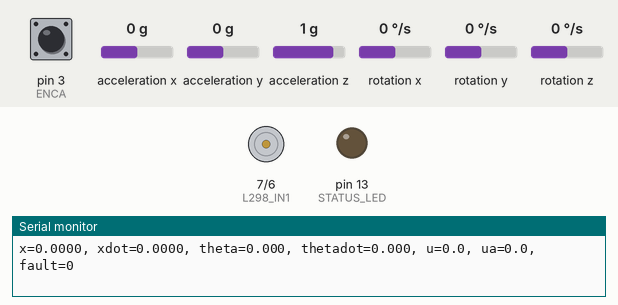
Bench run of a sketch on a simulated Arduino Uno, built with avr-gcc and run on an emulated ATmega328P. Shown: motor-driver pin pairs drawn as motors (green arrow = first pin HIGH = forward, orange = second pin HIGH = backward, longer = more drive, scaled by the enable pin), output pins drawn as LEDs (lit = HIGH), the last lines printed to the serial monitor. Wiring (inferred from the names in the program): MPU-6050 motion sensor at I2C address 0x68. The inputs (shaded band) are chosen by the test bench; at power-on: acceleration x 0 g, rotation y 0 °/s, pin 3 (ENCA) HIGH, acceleration y 0 g, acceleration z 1 g, rotation x 0 °/s, rotation z 0 °/s.

Above: at 2.5 s.
2.6 s: acceleration x set to -0.8 g
At 3.7 s:
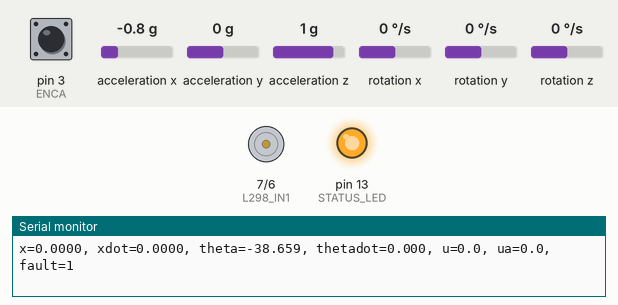
4.1 s: rotation y set to -192 °/s
Timing chart, 0 to 7.1 s (numbered marks = the images above; inputs shaded):
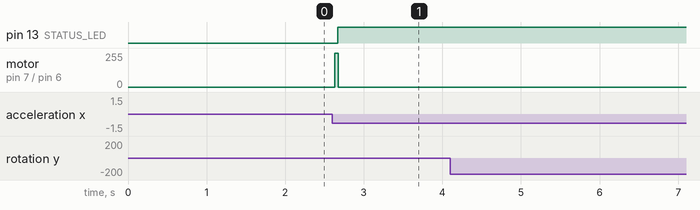

Measured:
- after the input at 2.6 s, pin 13 (STATUS_LED): LOW → HIGH after 0.07 s; motor on pin 7 (L298_IN1) / pin 6 (L298_IN2): stopped → forward 255/255 at once, → stopped 0.04 s later

The sketch:

ESET462_Project.ino
```cpp
#include <Arduino_FreeRTOS.h>
#include <task.h>
#include <Wire.h>
#include <math.h>

// ============================================================
// Pins
// ============================================================
#define L298_ENA   5
#define L298_IN1   7
#define L298_IN2   6

#define ENCA       3
#define ENCB       2

#define STATUS_LED 13

// ============================================================
// GY-86 / MPU6050 Registers
// ============================================================
#define MPU_ADDR         0x68
#define MPU_PWR_MGMT_1   0x6B
#define MPU_CONFIG       0x1A
#define MPU_GYRO_CONFIG  0x1B
#define MPU_ACCEL_CONFIG 0x1C
#define MPU_ACCEL_XOUT   0x3B

// ============================================================
// Task Prototypes
// ============================================================
void vSensingTask(void *pvParameters);
void vControlTask(void *pvParameters);
void vActuationTask(void *pvParameters);
void vSafetyTask(void *pvParameters);
void vTelemetryTask(void *pvParameters);

// ============================================================
// Helper Prototypes
// ============================================================
void initMPU6050();
void calibrateGyro();
void readMPU6050Raw(int16_t &ax, int16_t &ay, int16_t &az,
                    int16_t &gx, int16_t &gy, int16_t &gz);
void driveMotor(float command);
void stopMotor();
void readEncoderISR();

// ============================================================
// Shared States
// ============================================================
volatile float x_m          = 0.0f;
volatile float xdot_mps     = 0.0f;
volatile float theta_deg    = 0.0f;
volatile float thetadot_dps = 0.0f;

volatile float u_control    = 0.0f;
volatile float u_applied    = 0.0f;
volatile bool  faultFlag    = false;

volatile long encoderCount = 0;

// ============================================================
// Timing
// ============================================================
const float SENSE_DT_SEC   = 0.005f;  // 200 Hz
const float CONTROL_DT_SEC = 0.004f;  // 250 Hz

// ============================================================
// Replace with your real hardware values
// ============================================================
const float WHEEL_RADIUS_M = 0.03f;
const float ENCODER_CPR    = 600.0f;

// ============================================================
// Safety
// ============================================================
const float MAX_TILT_TRIP_DEG = 20.0f;
const float MAX_TRAVEL_M      = 0.127f;   // 5 inches

// ============================================================
// Motor limits
// ============================================================
const float MAX_PWM_CMD = 255.0f;
const float PWM_FLOOR   = 20.0f;

// ============================================================
// State Feedback Gains
// Replace these with your actual gains
// u = -(Kx*x + Kv*x_dot + Kt*theta + Kw*theta_dot)
// ============================================================
const float Kx = 40.0f;
const float Kv = 18.0f;
const float Kt = 22.0f;
const float Kw = 2.0f;

// ============================================================
// IMU Globals
// ============================================================
float gyroBiasY = 0.0f;
float angleEstimateDeg = 0.0f;

// ============================================================
// Setup
// ============================================================
void setup() {
  Serial.begin(115200);
  Wire.begin();
  Wire.setClock(400000);

  pinMode(L298_ENA, OUTPUT);
  pinMode(L298_IN1, OUTPUT);
  pinMode(L298_IN2, OUTPUT);
  pinMode(STATUS_LED, OUTPUT);

  pinMode(ENCA, INPUT_PULLUP);
  pinMode(ENCB, INPUT_PULLUP);

  stopMotor();

  attachInterrupt(digitalPinToInterrupt(ENCA), readEncoderISR, RISING);

  initMPU6050();
  calibrateGyro();

  // Report priorities:
  // Control = 1, Sensing = 2, Actuation = 3, Safety = 4, Telemetry = 5
  // FreeRTOS priorities used here:
  // Control = 5, Sensing = 4, Actuation = 3, Safety = 2, Telemetry = 1

  xTaskCreate(vSensingTask,   "Sensing",   256, NULL, 4, NULL);
  xTaskCreate(vControlTask,   "Control",   256, NULL, 5, NULL);
  xTaskCreate(vActuationTask, "Actuation", 256, NULL, 3, NULL);
  xTaskCreate(vSafetyTask,    "Safety",    192, NULL, 2, NULL);
  xTaskCreate(vTelemetryTask, "Telemetry", 256, NULL, 1, NULL);

  Serial.println(F("Inverted Pendulum FreeRTOS Start"));
}

void loop() {
}

// ============================================================
// Sensing Task
// 200 Hz, report priority 2
// ============================================================
void vSensingTask(void *pvParameters) {
  (void)pvParameters;

  TickType_t xLastWakeTime = xTaskGetTickCount();
  const TickType_t xFrequency = pdMS_TO_TICKS(5);   // 200 Hz

  long lastEncoder = 0;

  for (;;) {
    int16_t ax, ay, az, gx, gy, gz;
    readMPU6050Raw(ax, ay, az, gx, gy, gz);

    // Adjust axes if needed for your mounting
    float accelAngleDeg = atan2f((float)ax, (float)az) * 180.0f / PI;
    float gyroRateDegS  = ((float)gy / 131.0f) - gyroBiasY;

    angleEstimateDeg = 0.98f * (angleEstimateDeg + gyroRateDegS * SENSE_DT_SEC)
                     + 0.02f * accelAngleDeg;

    long countSnapshot;
    taskENTER_CRITICAL();
    countSnapshot = encoderCount;
    taskEXIT_CRITICAL();

    long deltaCount = countSnapshot - lastEncoder;
    lastEncoder = countSnapshot;

    float revs = (float)countSnapshot / ENCODER_CPR;
    float local_x = revs * (2.0f * PI * WHEEL_RADIUS_M);

    float deltaRevs = (float)deltaCount / ENCODER_CPR;
    float local_xdot = (deltaRevs * 2.0f * PI * WHEEL_RADIUS_M) / SENSE_DT_SEC;

    taskENTER_CRITICAL();
    theta_deg    = angleEstimateDeg;
    thetadot_dps = gyroRateDegS;
    x_m          = local_x;
    xdot_mps     = local_xdot;
    taskEXIT_CRITICAL();

    vTaskDelayUntil(&xLastWakeTime, xFrequency);
  }
}

// ============================================================
// Control Task
// 250 Hz, report priority 1
// ============================================================
void vControlTask(void *pvParameters) {
  (void)pvParameters;

  TickType_t xLastWakeTime = xTaskGetTickCount();
  const TickType_t xFrequency = pdMS_TO_TICKS(4);   // 250 Hz

  for (;;) {
    float local_x, local_xdot, local_theta, local_thetadot;
    bool localFault;

    taskENTER_CRITICAL();
    local_x        = x_m;
    local_xdot     = xdot_mps;
    local_theta    = theta_deg;
    local_thetadot = thetadot_dps;
    localFault     = faultFlag;
    taskEXIT_CRITICAL();

    float u = 0.0f;

    if (!localFault) {
      u = -(Kx * local_x
          + Kv * local_xdot
          + Kt * local_theta
          + Kw * local_thetadot);

      if (u >  MAX_PWM_CMD) u =  MAX_PWM_CMD;
      if (u < -MAX_PWM_CMD) u = -MAX_PWM_CMD;
    }

    taskENTER_CRITICAL();
    u_control = u;
    taskEXIT_CRITICAL();

    vTaskDelayUntil(&xLastWakeTime, xFrequency);
  }
}

// ============================================================
// Actuation Task
// 200 Hz, report priority 3
// ============================================================
void vActuationTask(void *pvParameters) {
  (void)pvParameters;

  TickType_t xLastWakeTime = xTaskGetTickCount();
  const TickType_t xFrequency = pdMS_TO_TICKS(5);   // 200 Hz

  for (;;) {
    float localU;
    bool localFault;

    taskENTER_CRITICAL();
    localU     = u_control;
    localFault = faultFlag;
    taskEXIT_CRITICAL();

    if (localFault) {
      stopMotor();
      taskENTER_CRITICAL();
      u_applied = 0.0f;
      taskEXIT_CRITICAL();
    } else {
      driveMotor(localU);
      taskENTER_CRITICAL();
      u_applied = localU;
      taskEXIT_CRITICAL();
    }

    vTaskDelayUntil(&xLastWakeTime, xFrequency);
  }
}

// ============================================================
// Safety Task
// 50 Hz, report priority 4
// ============================================================
void vSafetyTask(void *pvParameters) {
  (void)pvParameters;

  TickType_t xLastWakeTime = xTaskGetTickCount();
  const TickType_t xFrequency = pdMS_TO_TICKS(20);  // 50 Hz

  for (;;) {
    float local_x, local_theta;

    taskENTER_CRITICAL();
    local_x     = x_m;
    local_theta = theta_deg;
    taskEXIT_CRITICAL();

    bool trip = false;

    if (fabs(local_theta) > MAX_TILT_TRIP_DEG) trip = true;
    if (fabs(local_x) > MAX_TRAVEL_M)          trip = true;
    if (isnan(local_theta) || isnan(local_x))  trip = true;

    taskENTER_CRITICAL();
    if (trip) {
      faultFlag = true;   // latched
    }
    taskEXIT_CRITICAL();

    digitalWrite(STATUS_LED, faultFlag ? HIGH : LOW);

    vTaskDelayUntil(&xLastWakeTime, xFrequency);
  }
}

// ============================================================
// Telemetry Task
// 10 Hz, report priority 5
// ============================================================
void vTelemetryTask(void *pvParameters) {
  (void)pvParameters;

  TickType_t xLastWakeTime = xTaskGetTickCount();
  const TickType_t xFrequency = pdMS_TO_TICKS(100); // 10 Hz

  for (;;) {
    float local_x, local_xdot, local_theta, local_thetadot, localU, localUa;
    bool localFault;

    taskENTER_CRITICAL();
    local_x        = x_m;
    local_xdot     = xdot_mps;
    local_theta    = theta_deg;
    local_thetadot = thetadot_dps;
    localU         = u_control;
    localUa        = u_applied;
    localFault     = faultFlag;
    taskEXIT_CRITICAL();

    Serial.print(F("x="));
    Serial.print(local_x, 4);
    Serial.print(F(", xdot="));
    Serial.print(local_xdot, 4);
    Serial.print(F(", theta="));
    Serial.print(local_theta, 3);
    Serial.print(F(", thetadot="));
    Serial.print(local_thetadot, 3);
    Serial.print(F(", u="));
    Serial.print(localU, 1);
    Serial.print(F(", ua="));
    Serial.print(localUa, 1);
    Serial.print(F(", fault="));
    Serial.println(localFault ? 1 : 0);

    vTaskDelayUntil(&xLastWakeTime, xFrequency);
  }
}

// ============================================================
// Encoder ISR
// ============================================================
void readEncoderISR() {
  if (digitalRead(ENCB) == HIGH) encoderCount++;
  else encoderCount--;
}

// ============================================================
// MPU6050 Init
// ============================================================
void initMPU6050() {
  Wire.beginTransmission(MPU_ADDR);
  Wire.write(MPU_PWR_MGMT_1);
  Wire.write(0x00);
  Wire.endTransmission();

  Wire.beginTransmission(MPU_ADDR);
  Wire.write(MPU_CONFIG);
  Wire.write(0x03);
  Wire.endTransmission();

  Wire.beginTransmission(MPU_ADDR);
  Wire.write(MPU_GYRO_CONFIG);
  Wire.write(0x00);   // ±250 dps
  Wire.endTransmission();

  Wire.beginTransmission(MPU_ADDR);
  Wire.write(MPU_ACCEL_CONFIG);
  Wire.write(0x00);   // ±2g
  Wire.endTransmission();

  delay(100);
}

// ============================================================
// Gyro Calibration
// Keep still during startup
// ============================================================
void calibrateGyro() {
  const int samples = 500;
  long sumGy = 0;

  for (int i = 0; i < samples; i++) {
    int16_t ax, ay, az, gx, gy, gz;
    readMPU6050Raw(ax, ay, az, gx, gy, gz);
    sumGy += gy;
    delay(2);
  }

  gyroBiasY = ((float)sumGy / samples) / 131.0f;
}

// ============================================================
// Read MPU Raw Data
// ============================================================
void readMPU6050Raw(int16_t &ax, int16_t &ay, int16_t &az,
                    int16_t &gx, int16_t &gy, int16_t &gz) {
  Wire.beginTransmission(MPU_ADDR);
  Wire.write(MPU_ACCEL_XOUT);
  Wire.endTransmission(false);
  Wire.requestFrom(MPU_ADDR, 14, true);

  ax = (Wire.read() << 8) | Wire.read();
  ay = (Wire.read() << 8) | Wire.read();
  az = (Wire.read() << 8) | Wire.read();

  Wire.read();
  Wire.read();

  gx = (Wire.read() << 8) | Wire.read();
  gy = (Wire.read() << 8) | Wire.read();
  gz = (Wire.read() << 8) | Wire.read();
}

// ============================================================
// Motor Drive
// ============================================================
void driveMotor(float command) {
  int pwm = (int)fabs(command);
  if (pwm > 255) pwm = 255;

  if (pwm < PWM_FLOOR) {
    stopMotor();
    return;
  }

  if (command > 0.0f) {
    digitalWrite(L298_IN1, HIGH);
    digitalWrite(L298_IN2, LOW);
    analogWrite(L298_ENA, pwm);
  } else {
    digitalWrite(L298_IN1, LOW);
    digitalWrite(L298_IN2, HIGH);
    analogWrite(L298_ENA, pwm);
  }
}

// ============================================================
// Stop Motor
// ============================================================
void stopMotor() {
  digitalWrite(L298_IN1, LOW);
  digitalWrite(L298_IN2, LOW);
  analogWrite(L298_ENA, 0);
}
```
